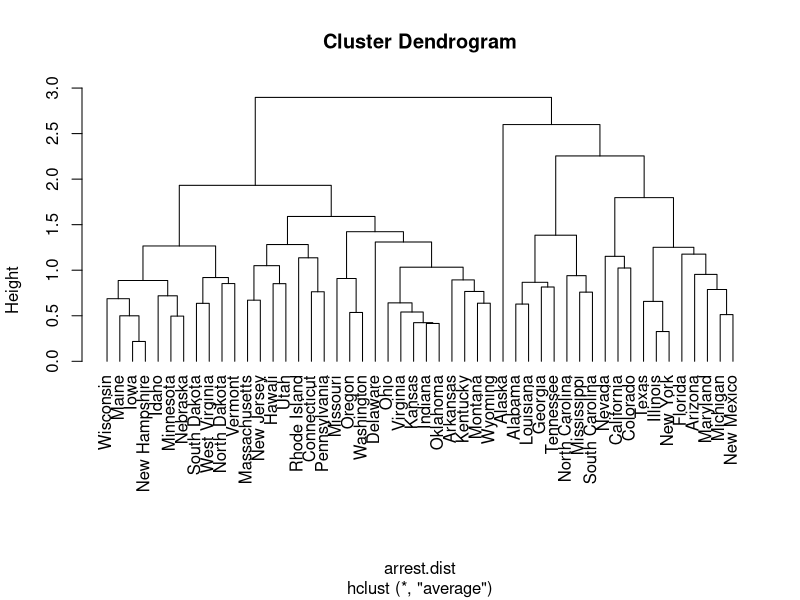

This chart was generated by the following R code:
median<-apply(USArrests,2,median)
mads<-apply(USArrests,2,mad)
arrest<-scale(USArrests,center=median,scale=mads)
arrest.dist<-dist(arrest)
arrest.hclust<-hclust(arrest.dist,method="average")
plot(arrest.hclust,hang=-1)
Z=arrest.hclust;
inconsistency=NULL;
for(k in 1:length(Z$height))
{
  count=0;
  a=NULL;
  a=append(a,Z$height[k]);
  for (i in 1:length(Z$merge[k,]))
  {
    if(Z$merge[k,i]>0)
    {
      a=append(a,Z$height[Z$merge[k,i]]);
      count=count+1
    }
  }
if (count==0)
{inconsistency=append(inconsistency,0);}
  else
  {inconsistency=append(inconsistency,(Z$height[k]-mean(a))/sd(a));
  }
}
print(inconsistency)

